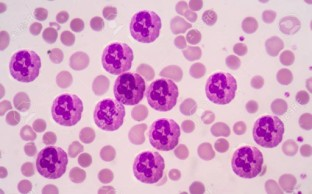
#> input picture WBC.jpg, 312 x 194 px
$ python P28_MATPLOTLIB.py
#> lines starting #> are read from the running program, lines starting #| are printed output that depends on the picture; after the words box and inside, x2 and y2 are one past the last pixel; in counts of white or black regions, pixels touching at a corner belong together
import cv2
from matplotlib import pyplot as plt


image = cv2.imread('WBC.jpg')
#> image is the input picture: shape (194, 312, 3); mean B, G, R 202.8, 167.7, 217.1
pic = cv2.cvtColor(image, cv2.COLOR_BGR2RGB)
#cv2.imshow('original', image)
img = cv2.imread('WBC.jpg', 0)
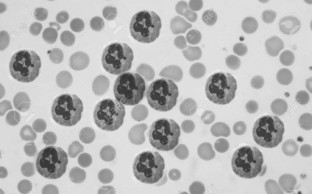
#> img: shape (194, 312); min 45, max 240, mean 186.5
#cv2.imshow('grey', img)

edged = cv2.Canny(img, 30, 200)
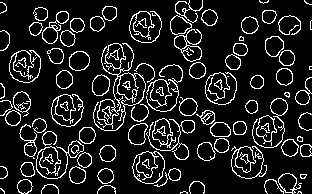
#> edged: shape (194, 312); 12.4% white in thin lines or dots
#cv2.imshow('edged image', edged)

contours, hierarchy = cv2.findContours(edged, cv2.RETR_EXTERNAL, cv2.CHAIN_APPROX_NONE)
#> contours = 91 contours, 27 with area under 20; largest, box (x1, y1, x2, y2) and area: (132, 151, 165, 184) 820, (93, 43, 146, 131) 767, (174, 29, 202, 62) 400, (231, 146, 267, 179) 378, (51, 94, 84, 127) 377

number = str(len(contours))
#> number = '91'

cv2.drawContours(image, contours, -1, (0, 255, 0), 3)
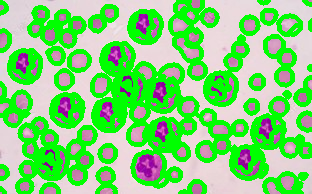
#> image: shape (194, 312, 3); mean B, G, R 118.5, 213.3, 126.7
cv2.putText(image, 'Number of contours = ' + number, (10, 25), cv2.FONT_HERSHEY_SIMPLEX, 0.7, (0, 0, 255), 2)
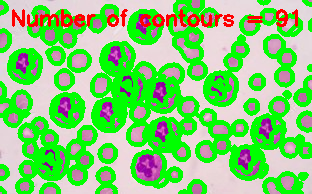
#> image: shape (194, 312, 3); 2.83% of pixels changed, all inside (x1, y1, x2, y2) = (12, 9, 298, 27)
#cv2.imshow('contours', image)

titles = ['original image', 'binary image', 'edged image', 'Contour']
images = [pic, img, edged, image]
for i in range(4):
    plt.subplot(2, 3, i+1), plt.imshow(images[i], 'gray')
    plt.title(titles[i])
    plt.xticks([]), plt.yticks([])
plt.show()
#> figure, not shown here; B, G, R data is drawn as R, G, B
